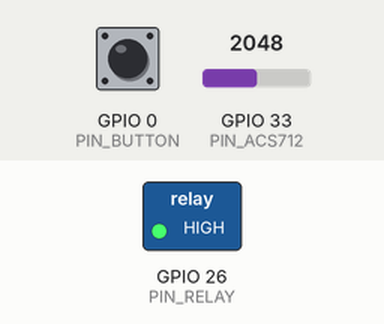
This sketch was run on a simulated ESP32. Shown: switched loads named in the sketch (green lamp = pin HIGH). The inputs (shaded band) are chosen by the test bench; at power-on: GPIO 0 (PIN_BUTTON) HIGH, GPIO 33 (PIN_ACS712) = 2048 (analog values on the 0–4095 scale). WiFi joins after 1.5 s; servers stay silent unless stated; uploads are accepted with an empty reply; what the sketch prints to the serial monitor is not drawn.

Above: at 3.0 s.
3.1 s: GPIO 0 (PIN_BUTTON) pulled LOW for 0.15 s
At 3.6 s:
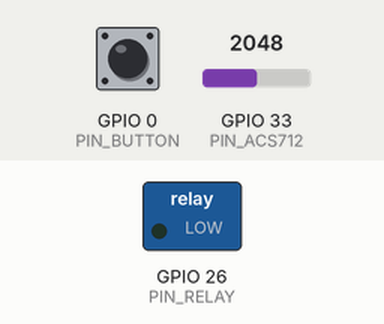
4.7 s: GPIO 0 (PIN_BUTTON) pulled LOW for 1 s
At 5.2 s:
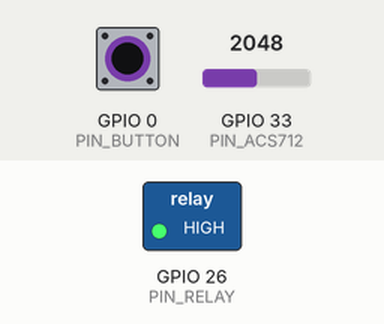
7.2 s: GPIO 0 (PIN_BUTTON) pulled LOW for 3.2 s
At 8.1 s:
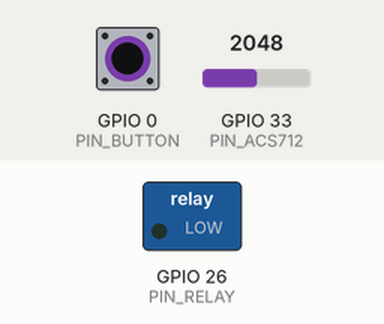
Timing chart, 0 to 10.2 s (numbered marks = the images above; inputs shaded):
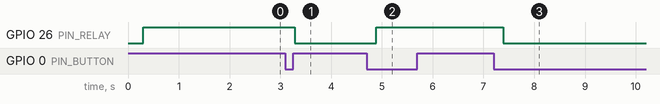

The sketch:

resqhub_node.ino
```cpp
/*
 * ResQHub — вузол «розумна розетка» (ESP32 + ACS712 + реле).
 * Демо «висмикни вилку»: датчик струму бачить наявність живлення на об'єкті,
 * вузол шле реальну телеметрію на той самий /api/telemetry, що й симулятор.
 *
 * ──────────────── ПІДКЛЮЧЕННЯ ────────────────
 *  ACS712  VCC → 5V (VIN)!!    GND → GND      OUT → GPIO33   ← ADC1 (працює з WiFi)
 *     ⚠ VCC саме 5V, НЕ 3V3: на 3.3V сенсор поза спеком і «мовчить»
 *       (виглядає як мертвий пін). GPIO33 — це ADC1, тому WiFi йому не заважає.
 *  Реле    VCC → 5V           GND → GND      IN  → GPIO26   (керує лампою)
 *  ESP32 живиться від USB або павербанка.
 *
 *  ⚠ ESP32: ADC2-піни (0/2/4/12-15/25/26/27) НЕ читаються, коли увімкнено
 *    Wi-Fi. ACS712 має бути на ADC1: GPIO 32/33/34/35/36/39. GPIO34 = only-input.
 *  ⚠ Реле НЕ можна вішати на 34-39 (вони input-only). Бери 25/26/27/32/33.
 *  ⚠ Для малої лампи вихід ACS712 коливається біля 2.5В (< 3.3В) — безпечно.
 *    Для потужнішого навантаження додай дільник 2:1 на OUT → ADC.
 *
 * Бібліотеки: стандартні для ESP32 core (WiFi, HTTPClient, WiFiClientSecure).
 */

#include <WiFi.h>
#include <HTTPClient.h>
#include <WiFiClientSecure.h>

// ─────────────── КОНФІГ (заповни своє) ───────────────
const char* WIFI_SSID = "ТВІЙ_WIFI";       // напр. хотспот телефона
const char* WIFI_PASS = "ПАРОЛЬ";

// Для живого демо НАДІЙНІШЕ слати на локальний ноут (http, без інтернету):
//   const char* BACKEND = "http://192.168.1.50:8000";   // IP ноута зі стеком
// Або на прод (https):
const char* BACKEND   = "https://resqhub.systems";

// Об'єкт, який «оживляє» цей вузол. За замовч. — ЗОШ №3 (без генератора).
const char* OBJECT_ID = "a7014620-8a24-4883-8706-95656bcbe62e";

// ─────────────── ПІНИ ───────────────
const int PIN_ACS712 = 33;   // ADC1 — сигнал ACS712 OUT (працює з увімкненим WiFi)
const int PIN_RELAY  = 26;   // керування лампою (HIGH = увімкнено)
const bool RELAY_ACTIVE_HIGH = true;  // деякі модулі інвертовані — переключи, якщо навпаки
const int PIN_BUTTON = 0;    // BOOT-кнопка на платі: тригер блекауту (тисни → гасне)

// Джерело сигналу «є живлення»:
//   false = за станом реле (НАДІЙНО, працює з будь-якою лампою; блекаут = кнопка)
//   true  = за струмом ACS712 (потрібне навантаження ≥0.2A, напр. лампа розжарювання)
const bool USE_CURRENT_SENSOR = false;

// ─────────────── ACS712 ───────────────
// Чутливість (В на Ампер): 5A=0.185, 20A=0.100, 30A=0.066. У тебе 5A.
const float ACS712_V_PER_A = 0.185f;
// Поріг струму (А), вище якого вважаємо «живлення є». Для малої лампи ~0.03.
const float CURRENT_THRESHOLD_A = 0.05f;

// ─────────────── Демо-фізика батареї ───────────────
// Локально імітуємо запас батареї, щоб об'єкт ВИДИМО деградував при блекауті,
// як і симульовані об'єкти. Темп підібраний під живе демо (~60с до нуля).
const float DRAIN_PER_CYCLE  = 4.0f;   // %/цикл коли живлення нема
const float CHARGE_PER_CYCLE = 8.0f;   // %/цикл коли живлення є
const int   OCCUPANCY        = 120;    // людей в укритті (для реалістичності)

const unsigned long CYCLE_MS = 3000;   // період телеметрії

// ─────────────── Стан ───────────────
float batteryPct = 100.0f;
bool  relayOn = true;        // реле замкнене = лампа світить = живлення «є»

// Кнопка BOOT: натиск перемикає реле (блекаут ↔ відновлення). Active-low.
void handleButton() {
  static bool prev = HIGH;
  bool now = digitalRead(PIN_BUTTON);
  if (prev == HIGH && now == LOW) {
    relayOn = !relayOn;
    Serial.printf(">>> %s\n", relayOn ? "ВІДНОВЛЕННЯ" : "БЛЕКАУТ (кнопка)");
    delay(180);              // антидребезг
  }
  prev = now;
}

// Читає AC-RMS струм з ACS712 за ~200мс (авто-центрування біля середнього).
float readCurrentA() {
  const int   N = 400;
  double sum = 0, sumsq = 0;
  for (int i = 0; i < N; i++) {
    int raw = analogRead(PIN_ACS712);   // 0..4095 ≈ 0..3.3В
    sum   += raw;
    sumsq += (double)raw * raw;
    delayMicroseconds(400);             // ~ покриває кілька періодів 50Гц
  }
  double mean = sum / N;
  double var  = sumsq / N - mean * mean;
  double rmsCounts = var > 0 ? sqrt(var) : 0;
  double rmsVolts  = rmsCounts * (3.3 / 4095.0);
  return (float)(rmsVolts / ACS712_V_PER_A);
}

void setRelay(bool on) {
  digitalWrite(PIN_RELAY, (on == RELAY_ACTIVE_HIGH) ? HIGH : LOW);
}

void connectWiFi() {
  WiFi.mode(WIFI_STA);
  WiFi.begin(WIFI_SSID, WIFI_PASS);
  Serial.print("WiFi");
  int tries = 0;
  while (WiFi.status() != WL_CONNECTED && tries++ < 40) {
    delay(500);
    Serial.print(".");
  }
  Serial.println(WiFi.status() == WL_CONNECTED ? " OK" : " FAIL");
  if (WiFi.status() == WL_CONNECTED) Serial.println(WiFi.localIP());
}

void postTelemetry(bool powerOn, float battery) {
  if (WiFi.status() != WL_CONNECTED) { connectWiFi(); return; }

  String url = String(BACKEND) + "/api/telemetry";
  float estHours = battery / 100.0f * 2.0f;   // маленький запас → швидко критично

  String body = String("{") +
    "\"object_id\":\"" + OBJECT_ID + "\"," +
    "\"power_on\":" + (powerOn ? "true" : "false") + "," +
    "\"battery_pct\":" + String(battery, 1) + "," +
    "\"battery_est_hours\":" + String(estHours, 2) + "," +
    "\"occupancy\":" + String(OCCUPANCY) + "," +
    "\"co2_ppm\":650,\"temp_c\":21.0,\"internet_on\":true,\"generator_on\":false" +
    "}";

  HTTPClient http;
  int code;
  if (url.startsWith("https")) {
    WiFiClientSecure client;
    client.setInsecure();               // демо: не перевіряємо cert
    http.begin(client, url);
    http.addHeader("Content-Type", "application/json");
    code = http.POST(body);
  } else {
    WiFiClient client;
    http.begin(client, url);
    http.addHeader("Content-Type", "application/json");
    code = http.POST(body);
  }
  Serial.printf("POST %d  power_on=%d  bat=%.0f%%\n", code, powerOn, battery);
  http.end();
}

void setup() {
  Serial.begin(115200);
  delay(300);
  pinMode(PIN_RELAY, OUTPUT);
  pinMode(PIN_BUTTON, INPUT_PULLUP);
  setRelay(true);                        // лампа увімкнена (живлення «є»)
  analogReadResolution(12);              // 0..4095
  analogSetPinAttenuation(PIN_ACS712, ADC_11db);  // діапазон ~0..3.3В
  connectWiFi();
}

void loop() {
  handleButton();
  setRelay(relayOn);                     // реле слідує за станом (кнопка керує)

  float amps = readCurrentA();           // читаємо струм (для «реального датчика»)
  bool powerOn = USE_CURRENT_SENSOR ? (amps > CURRENT_THRESHOLD_A) : relayOn;

  // Демо-батарея: нема живлення → розряд, є → заряд.
  if (powerOn) batteryPct = min(100.0f, batteryPct + CHARGE_PER_CYCLE);
  else         batteryPct = max(0.0f,   batteryPct - DRAIN_PER_CYCLE);

  Serial.printf("relay=%d I=%.3fA  ", relayOn, amps);
  postTelemetry(powerOn, batteryPct);

  // Чекаємо до наступного циклу, АЛЕ кнопку опитуємо часто (реакція миттєва).
  unsigned long t0 = millis();
  while (millis() - t0 < CYCLE_MS) {
    handleButton();
    setRelay(relayOn);
    delay(10);
  }
}
```

Measured:
- after the input at 3.1 s, GPIO 26 (PIN_RELAY): HIGH → LOW after 0.18 s
- after the input at 4.7 s, GPIO 26 (PIN_RELAY): LOW → HIGH after 0.19 s
- after the input at 7.2 s, GPIO 26 (PIN_RELAY): HIGH → LOW after 0.19 s
